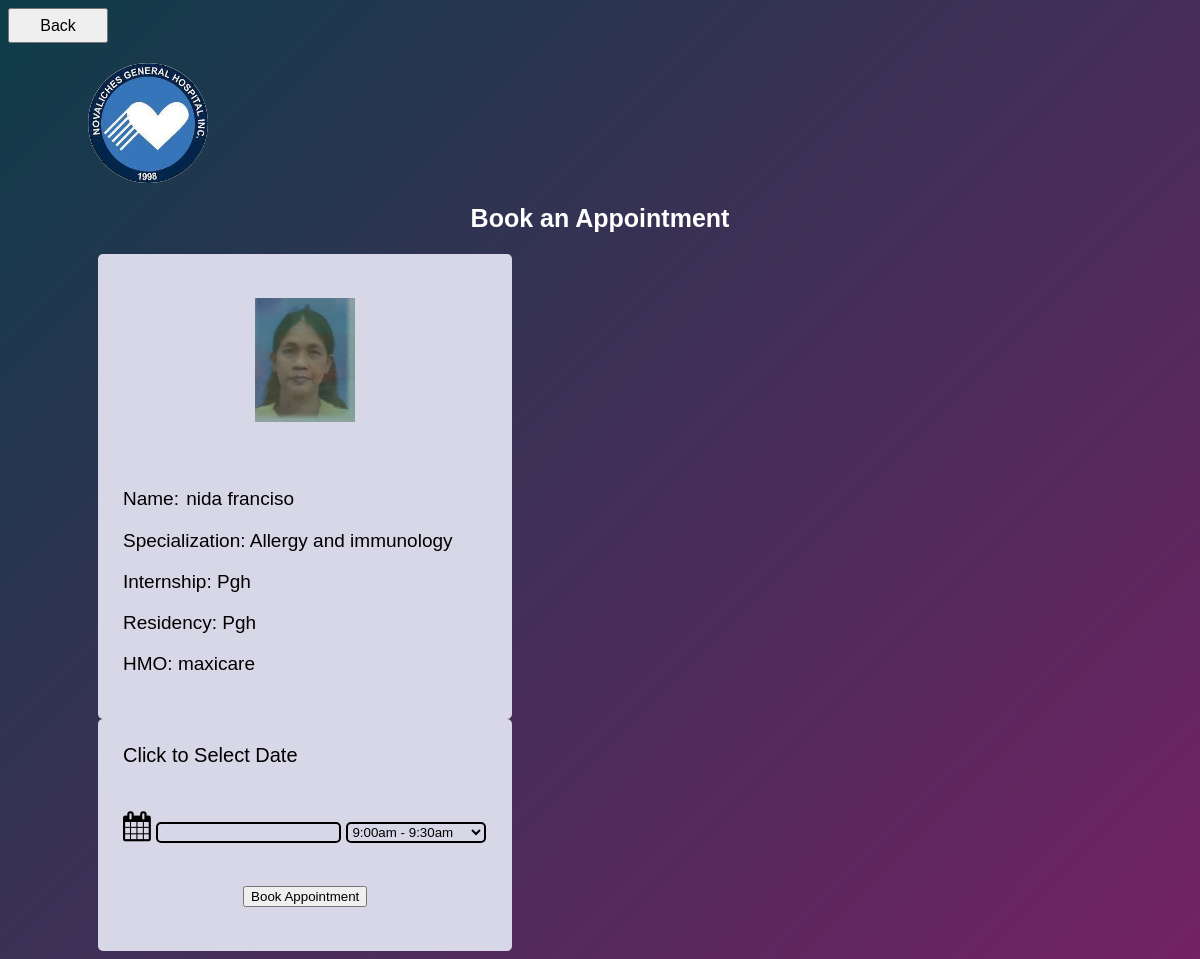
/doctors-profile.php?account_id=738047 (signed in), run on the app's committed database.
### tables this page shows
CREATE TABLE `doctors_details` (
  `id` int(11) NOT NULL,
  `user_id` int(50) NOT NULL,
  `specialization` varchar(30) NOT NULL,
  `prc_id` blob NOT NULL,
  `prc_number` varchar(10) NOT NULL,
  `internship` varchar(20) NOT NULL,
  `residency` varchar(20) NOT NULL,
  `hmo` varchar(20) NOT NULL,
  `doc_picture` blob NOT NULL,
  `date_time_created` datetime NOT NULL,
  `date_time_updated` datetime DEFAULT NULL,
  `remarks` varchar(30) DEFAULT NULL
);

CREATE TABLE `users` (
  `id` int(11) NOT NULL,
  `doctor_or_secretary` varchar(20) NOT NULL,
  `email` varchar(50) NOT NULL,
  `account_id` int(30) NOT NULL,
  `first_name` varchar(30) NOT NULL,
  `last_name` varchar(30) NOT NULL,
  `age` int(11) NOT NULL,
  `gender` varchar(10) NOT NULL,
  `date_of_birth` date NOT NULL,
  `mobile_number` varchar(13) NOT NULL,
  `v_code` varchar(50) NOT NULL,
  `email_status` int(11) NOT NULL,
  `date_time_created` datetime NOT NULL DEFAULT current_timestamp(),
  `date_time_updated` datetime DEFAULT current_timestamp(),
  `remarks` varchar(20) DEFAULT NULL
);

### doctors-profile.php (the view, shortened to what this page needs)
<?php
include('connection.php');
?>
<!DOCTYPE html>
<html lang="en">
<head>
    <link rel="stylesheet" href="css/doctors-patients-profile.css">
        <link rel="stylesheet" href="https://ajax.googleapis.com/ajax/libs/jqueryui/1.11.3/themes/smoothness/jquery-ui.css" />
        <link rel="stylesheet" href="https://cdnjs.cloudflare.com/ajax/libs/font-awesome/4.7.0/css/font-awesome.min.css">
</head>
<body>
<div class="gen-container">
<section class="content-header">
    <button style="width:100px; height:35px;"><a style="text-decoration:none; color:black; font-size:16px;" href="home.php" id="backbtn">Back</a></button>
    <div class="logo">
        <img src="css/logo.png" alt="Logo">
    </div>
    <span class="header-title">
        <h1 style="color:white; font-family:sans-serif; font-size:25px; text-align:center;" class="title">Book an Appointment</h1>
    </span>
</section>
    <?php
        $id = $_GET['account_id'];
        $select_doctors_Details = "SELECT users.first_name,users.last_name,users.mobile_number,
        doctors_details.doc_picture,doctors_details.specialization,doctors_details.user_id,users.id ,
        doctors_details.internship,doctors_details.residency,doctors_details.hmo
        FROM users
        LEFT JOIN doctors_details ON users.account_id = doctors_details.user_id
        WHERE users.account_id = '$id'";
        $run_doctors_Details = mysqli_query($conn,$select_doctors_Details);
        if(mysqli_num_rows($run_doctors_Details) > 0){
            foreach($run_doctors_Details as $row){
                ?>
                <form action="" method="POST">
                <div class="row">
                        <div class="column">
                    <p style="text-align:center;"><img src="<?php echo "users/doc_picture/" . $row ['doc_picture'] ?>" width="100px" alt="Image"> </p>
                    <br>
                    <p>Name: <input style="background:none; border:none; font-size:19px;" type="text" name="name_of_doctor" value="<?php echo $row ['first_name']. " " . $row ['last_name']?>" readonly> </p>
                    <p>Specialization: <?php echo $row ['specialization']?> </p>
                    <p>Internship: <?php echo $row ['internship']?> </p>
                    <p>Residency: <?php echo $row ['residency']?> </p>
                    <p>HMO: <?php echo $row ['hmo']?></p>
                    </div>
                    <div class="column">
                        <label style="font-size:20px;" for="">Click to Select Date</label>
                        <br>
                        <br>
                        <br>
                        <i class="fa fa-calendar" style="font-size:30px; color:black;"></i> <input style="background: none; border: 2px solid black; border-radius:5px;"type="text" name="appointment_date" id="datepicker" readonly>
                            <select style="background: none; border: 2px solid black; border-radius:5px" name="appointment_time" id="">
                                <option value="9:00am - 9:30am">9:00am - 9:30am</option>
                            </select>
                            <br>
                            <br>
                        <p style="text-align:center; font-family:sans-serif;"><input type="submit" name="book_appointment" value="Book Appointment"></p>
                    </div>
                 </div>
                </form>
                <?php
            }
        }
    ?>
</div>
</body>
</html>

### css/doctors-patients-profile.css (style rules this page uses)
* { box-sizing: border-box; }
body { background: linear-gradient(135deg, #0e3c49, #732264); }
.content-header { font-family: sans-serif; font-size: 15px; text-align: left; }
.logo img { border-radius: 500px; width: 120px; height: 120px; display: block; margin-left: 80px; margin-top: 20px; }
.column { float: left; width: 35%; padding: 25px; border-radius: 5px; background: #D8D7E7; font-family: sans-serif; font-size: 19px; margin-left: 90px; margin-right: 90px; }
.row:after { content: ""; display: table; clear: both; }

### data on the page
doctors_details: doc_picture (picture), name_of_doctor "nida franciso", specialization "Allergy and immunology", internship "Pgh", residency "Pgh", hmo "maxicare"
